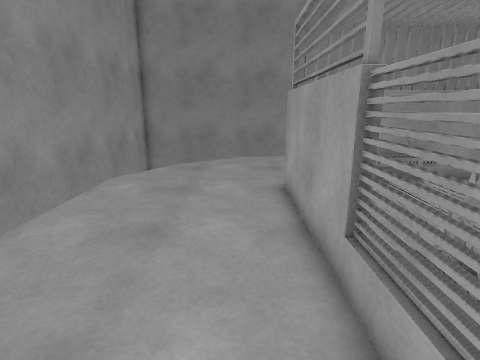
View 1 (above)

21 first-person views from a walk through a Unity game level. The camera is 1.5 m above the floor, tilts 14° down and sees 80° across. The floor is counted in squares, 0.5 m on a side. Each view is taken from the middle of a square. On the plan, view 1 faces up. The plan holds only what a view shows up to about 20 squares ahead; the rest is blank. The place goes on beyond the plan. Some animated figures are not drawn.

View 2
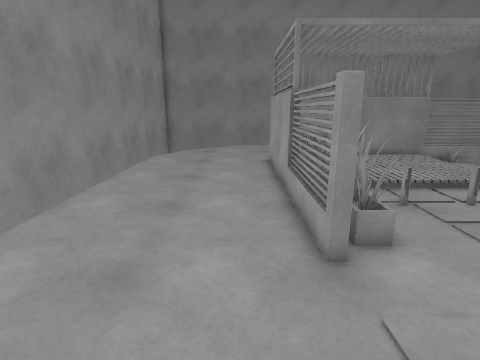

View 3
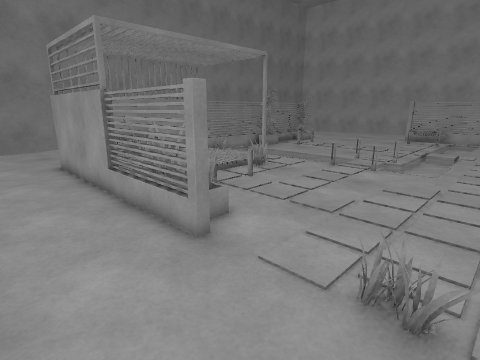

View 4
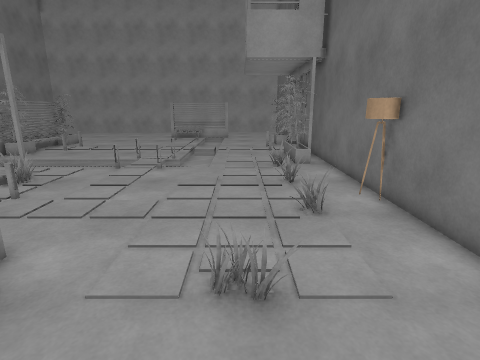

View 5
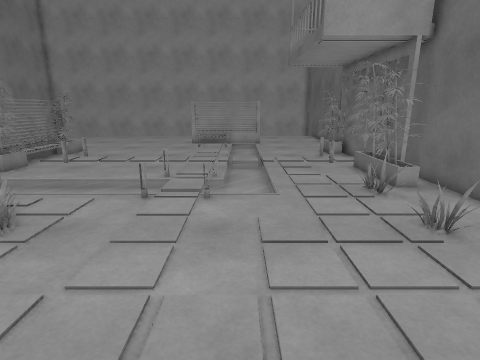

View 6
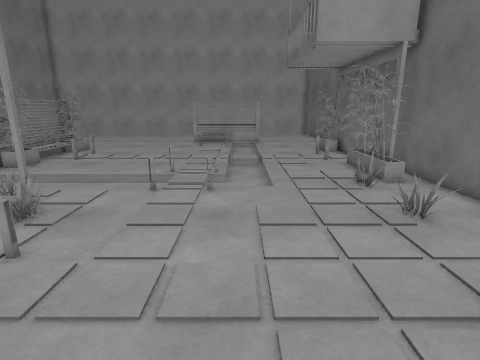

View 7
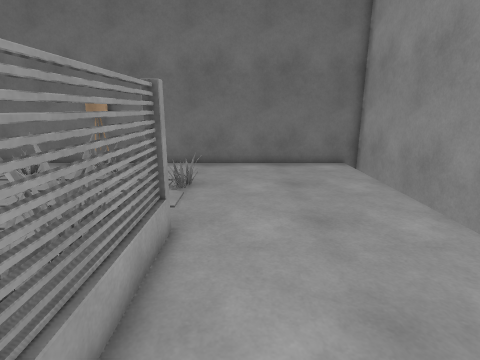

View 8
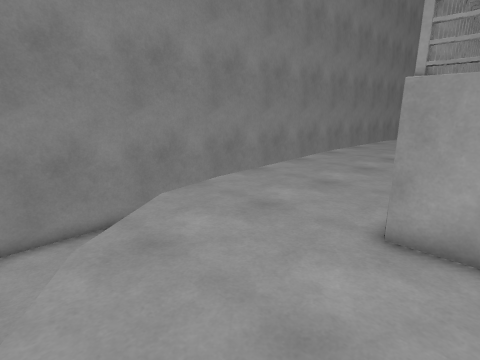

View 9
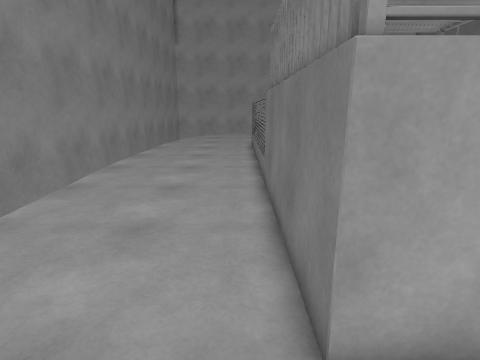

View 10
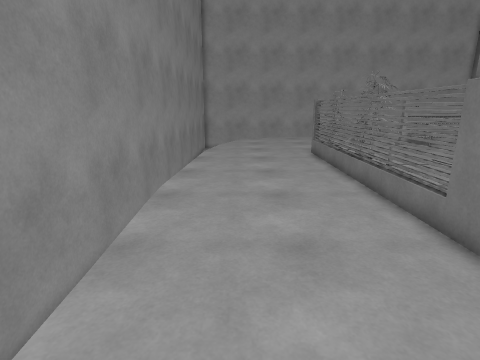

View 11
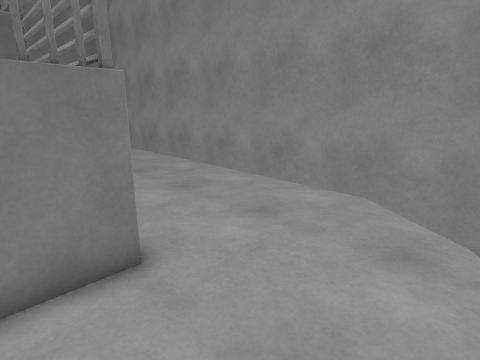

View 12
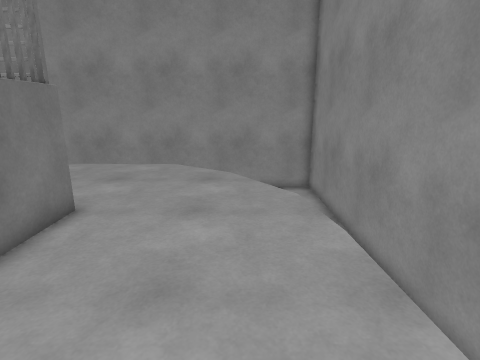

View 13
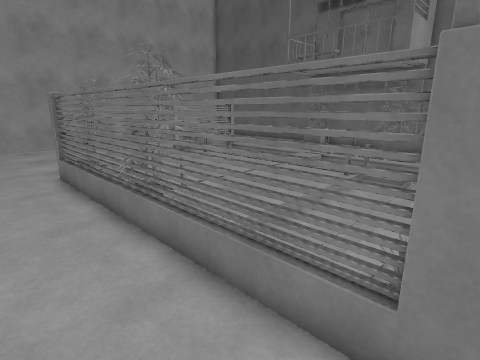

View 14
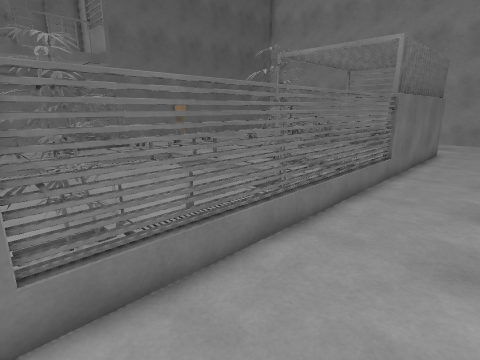

View 15
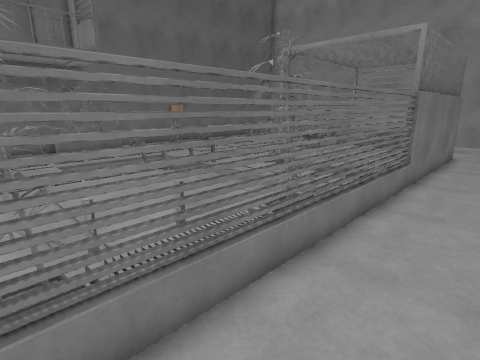

View 16
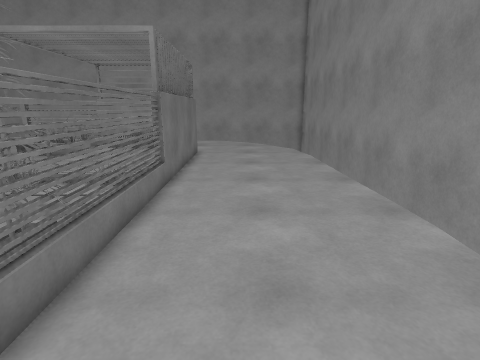

View 17
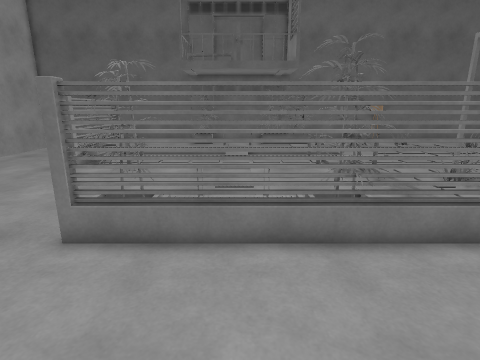

View 18
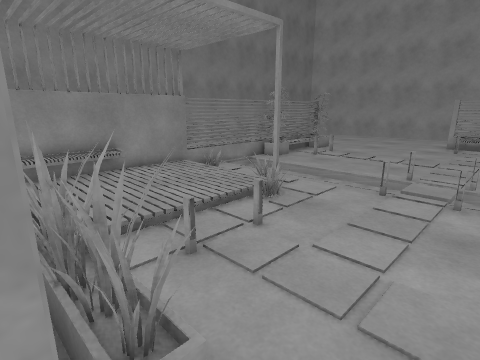

View 19
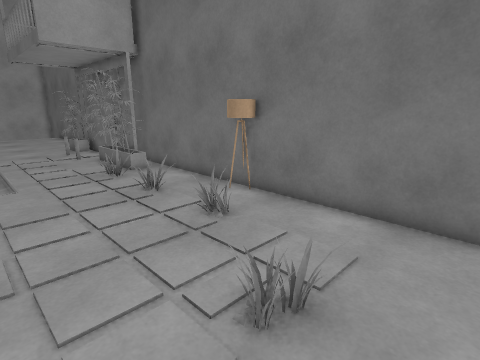

View 20
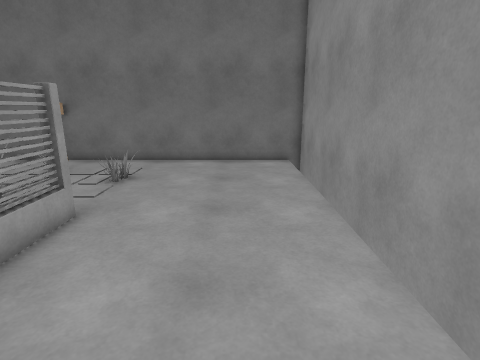

View 21
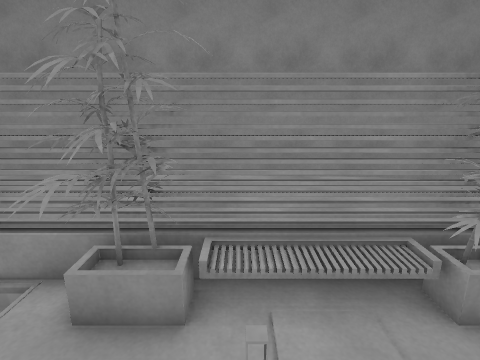

### Floor plan
Key: @ floor where view 1 was taken; # wall or solid block; x gap in a wall; . floor; / step, stairs or slope; = window, fence, low wall or low ledge; v drop or lower ground; T thing the floor can be seen under or through; L lamp.
Columns run from 7 left of view 1 to 24 right of it. Each row starts with its distance up from view 1.
 20 #vvvvvvvvvvvvvvvvvvvvvvvvvvvvvvv
 19 #vvvvv    vvvvvvvvvvvvvvvvvvvvvv
 18 # vvv  vv=......................
 17 # vv v=.........................
 16 # v v...........................
 15 #  v............................
 14 # v.............................
 13 # v.............................
 12 #v..............................
 11 #v.......#########==#==TTTT=TTT#
 10 #v.......#  /////x.....TTTT//TT#
  9 #v.......# ////// =.....TT...TT
  8 #v.......#/////////.......=.= .
  7 #v.......#////////..............
  6 #v.......#/////// =.............
  5 #v.......#///////##.............
  4 #v.......###..../=..............
  3 #v.......###=.=.................
  2 #v.......###....................
  1 #v.......#=#.......==..=........
  0 #v.....@.##.....................
 -1 #v.................== .=.......
 -2 #v................... .......
 -3 #v...........................
 -4 #v.......=#.....................
 -5 #v.......==.....................
 -6 #v.......=......................
 -7 #v...........=#.#=..=#  ##=.=..
 -8 #v...........==.==..=#####...##
 -9 #v............LL.....##########
-10 #v#############L##########

Where each view was taken, in squares from view 1:
view 1: 0 up, 0 right, facing up
view 2: 6 down, 0 right, facing up
view 3: 6 down, 2 left, facing up-right
view 4: 5 down, 2 left, facing right
view 5: 2 down, 3 right, facing right
view 6: 2 down, 2 right, facing right
view 7: 6 up, 0 right, facing down
view 8: 9 up, 5 left, facing up-right
view 9: 12 up, 1 left, facing right
view 10: 16 up, 4 right, facing right
view 11: 16 up, 4 right, facing down-left
view 12: 16 up, 10 right, facing left
view 13: 14 up, 10 right, facing down-right
view 14: 15 up, 24 right, facing down-left
view 15: 14 up, 23 right, facing down-left
view 16: 14 up, 22 right, facing left
view 17: 17 up, 20 right, facing down
view 18: 2 down, 2 right, facing up-right
view 19: 2 down, 0 right, facing down-right
view 20: 7 up, 3 left, facing down
view 21: 6 up, 19 right, facing up
